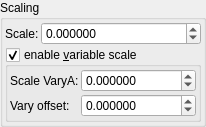
    <widget class="QGroupBox" name="groupBox_9">
     <property name="title">
      <string>Scaling</string>
     </property>
     <layout class="QVBoxLayout" name="verticalLayout_13" stretch="0,0">
      <property name="spacing">
       <number>2</number>
      </property>
      <property name="leftMargin">
       <number>2</number>
      </property>
      <property name="topMargin">
       <number>2</number>
      </property>
      <property name="rightMargin">
       <number>2</number>
      </property>
      <property name="bottomMargin">
       <number>2</number>
      </property>
      <item>
       <layout class="QHBoxLayout" name="horizontalLayout_3" stretch="0,1">
        <property name="topMargin">
         <number>0</number>
        </property>
        <item>
         <widget class="QLabel" name="label_8">
          <property name="text">
           <string>Scale:</string>
          </property>
         </widget>
        </item>
        <item>
         <widget class="MyDoubleSpinBox" name="spinbox_transf_scale_2">
          <property name="sizePolicy">
           <sizepolicy hsizetype="Minimum" vsizetype="Maximum">
            <horstretch>0</horstretch>
            <verstretch>0</verstretch>
           </sizepolicy>
          </property>
          <property name="prefix">
           <string/>
          </property>
          <property name="suffix">
           <string/>
          </property>
          <property name="decimals">
           <number>6</number>
          </property>
          <property name="minimum">
           <double>-99.989999999999995</double>
          </property>
          <property name="maximum">
           <double>99.989999999999995</double>
          </property>
          <property name="singleStep">
           <double>0.100000000000000</double>
          </property>
         </widget>
        </item>
       </layout>
      </item>
      <item>
       <widget class="MyGroupBox" name="groupCheck_transf_function_enabledK_false">
        <property name="title">
         <string>enable &amp;variable scale</string>
        </property>
        <property name="checkable">
         <bool>true</bool>
        </property>
        <layout class="QVBoxLayout" name="verticalLayout_15" stretch="0">
         <property name="spacing">
          <number>2</number>
         </property>
         <property name="leftMargin">
          <number>2</number>
         </property>
         <property name="topMargin">
          <number>2</number>
         </property>
         <property name="rightMargin">
          <number>2</number>
         </property>
         <property name="bottomMargin">
          <number>2</number>
         </property>
         <item>
          <layout class="QGridLayout" name="gridLayout_31" columnstretch="0,1">
           <property name="spacing">
            <number>2</number>
           </property>
           <item row="1" column="1">
            <widget class="MyDoubleSpinBox" name="spinbox_transf_scale_vary_0">
             <property name="sizePolicy">
              <sizepolicy hsizetype="Minimum" vsizetype="Maximum">
               <horstretch>0</horstretch>
               <verstretch>0</verstretch>
              </sizepolicy>
             </property>
             <property name="prefix">
              <string/>
             </property>
             <property name="suffix">
              <string/>
             </property>
             <property name="decimals">
              <number>6</number>
             </property>
             <property name="minimum">
              <double>-100000.000000000000000</double>
             </property>
             <property name="maximum">
              <double>100000.000000000000000</double>
             </property>
             <property name="singleStep">
              <double>0.100000000000000</double>
             </property>
            </widget>
           </item>
           <item row="2" column="1">
            <widget class="MyDoubleSpinBox" name="spinbox_transf_scaleC_1">
             <property name="sizePolicy">
              <sizepolicy hsizetype="Minimum" vsizetype="Maximum">
               <horstretch>0</horstretch>
               <verstretch>0</verstretch>
              </sizepolicy>
             </property>
             <property name="prefix">
              <string/>
             </property>
             <property name="suffix">
              <string/>
             </property>
             <property name="decimals">
              <number>6</number>
             </property>
             <property name="minimum">
              <double>-100000.000000000000000</double>
             </property>
             <property name="maximum">
              <double>100000.000000000000000</double>
             </property>
             <property name="singleStep">
              <double>0.100000000000000</double>
             </property>
            </widget>
           </item>
           <item row="2" column="0">
            <widget class="QLabel" name="label_150">
             <property name="text">
              <string>Vary offset:</string>
             </property>
            </widget>
           </item>
           <item row="1" column="0">
            <widget class="QLabel" name="label_145">
             <property name="text">
              <string>Scale VaryA:</string>
             </property>
            </widget>
           </item>
          </layout>
         </item>
        </layout>
       </widget>
      </item>
     </layout>
    </widget>
